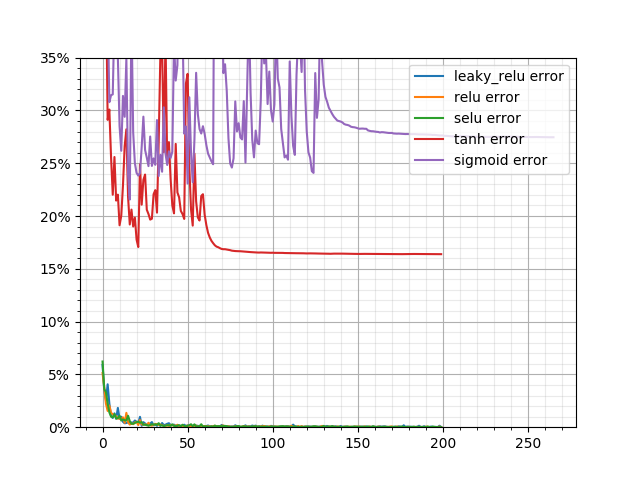
#> input picture Tensorflow/tutoriel5/images/Figure_all.png, 640 x 480 px; its folder holds only this picture in this run
$ python ishihara.py
#> lines starting #> are read from the running program, lines starting #| are printed output that depends on the picture; after the words box and inside, x2 and y2 are one past the last pixel; in counts of white or black regions, pixels touching at a corner belong together
import numpy as np
from matplotlib import pyplot as plt
from sklearn.cluster import KMeans
import cv2
import glob

k=2
ESPACE="HSV"
CH=[0, 2]
size=200

for image in glob.glob('.\images\*.png'):
    print("Image:", image)

    # Lecture et affichage de l'image
    img=cv2.imread(image)
#> img is the input picture: shape (480, 640, 3); mean B, G, R 243.7, 242, 244.9
    img=cv2.resize(img, (size, size))
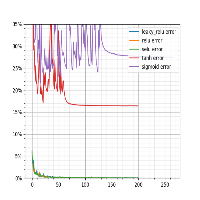
#> img: shape (200, 200, 3); mean B, G, R 244.1, 242.5, 245.4
    cv2.imshow("image", img)

    # Changement d'espace colorimétrique
    img=cv2.cvtColor(img, eval("cv2.COLOR_BGR2"+ESPACE))
#> img: shape (200, 200, 3); mean H, S, V 6.1, 5.8, 246.6
    X=img[:, :, CH].reshape(img.shape[0]*img.shape[1], len(CH))
#> X = 40000 pairs, first value 0 to 179, second value 19 to 255

    # Graph 2D des couches A et B
    if len(CH)==2:
        plt.scatter(X[:,0], X[:,1], s=3)#, marker='+')
        plt.show()
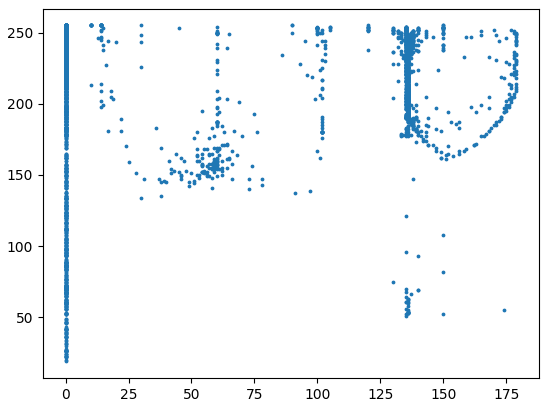
#> figure drawn by matplotlib, 1 panel

    # Algorithme K moyennes
    kmeans=KMeans(n_clusters=k)
    #kmeans.fit(X)
    pred=kmeans.fit_predict(X)

    # Graph 2D des couches A et B après utilisation de l'algorithme K moyennes
    if len(CH)==2:
        plt.scatter(X[:,0], X[:,1], c=pred, s=3) #10, marker='+')
        plt.scatter(kmeans.cluster_centers_[:, 0], kmeans.cluster_centers_[:, 1], s=50, c='red')
        plt.show()
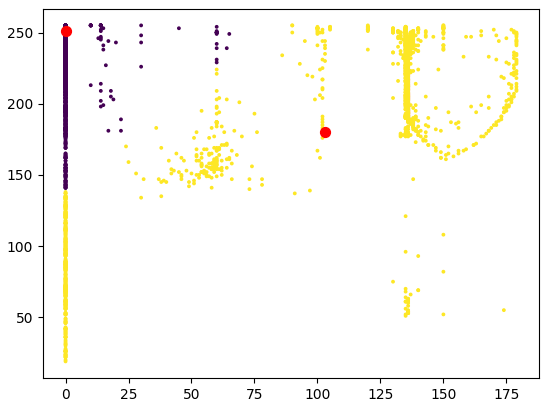
#> figure drawn by matplotlib, 1 panel

    # Affichage du résultat
    pred=pred.reshape(img.shape[0], img.shape[1])
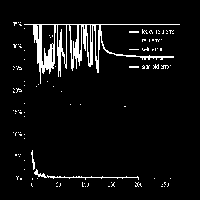
#> pred: shape (200, 200) int32; values 0 (black) and 1 (white), 5.9% white; 109 white regions (104 under 20 px), largest, box (x1, y1, x2, y2) and area: (24, 24, 180, 84) 1754, (34, 169, 139, 180) 163, (31, 150, 35, 170) 34, (129, 31, 139, 33) 20, (129, 66, 139, 68) 20
    pred=pred/(k-1)
    cv2.imshow("kmeans", pred)

    if cv2.waitKey()&0xFF==ord('q'):
#> (key q is pressed here)
        break

$ run again, on Tensorflow/tutoriel5/images/Figure_relu.png
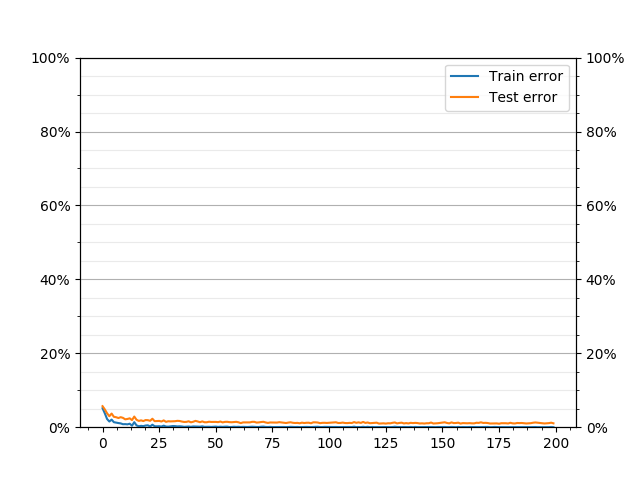
#> input picture Tensorflow/tutoriel5/images/Figure_relu.png, 640 x 480 px
#> img is the input picture: shape (480, 640, 3); mean B, G, R 249.2, 249.4, 249.7
#> `img=cv2.resize(img, (size, size))`:
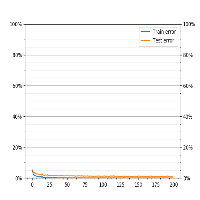
#> img: shape (200, 200, 3); mean B, G, R 249.4, 249.7, 249.9
#> X = 40000 pairs, first value 0 to 105, second value 10 to 255
#> `pred=pred.reshape(img.shape[0], img.shape[1])`:
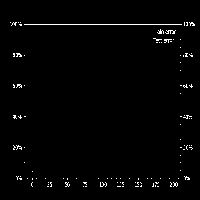
#> pred: shape (200, 200) int32; values 0 (black) and 1 (white), 1.5% white in thin lines or dots, all inside (x1, y1, x2, y2) = (10, 22, 195, 187)

$ run again, on Tensorflow/tutoriel5/images/Figure_sigmoid.png
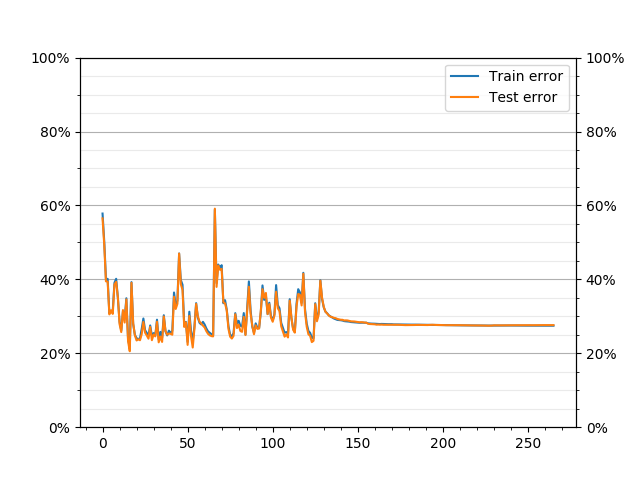
#> input picture Tensorflow/tutoriel5/images/Figure_sigmoid.png, 640 x 480 px
#> img is the input picture: shape (480, 640, 3); mean B, G, R 246.8, 248.1, 249.6
#> `img=cv2.resize(img, (size, size))`:
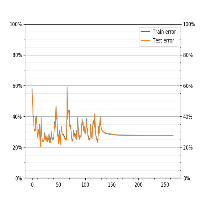
#> img: shape (200, 200, 3); mean B, G, R 247.1, 248.4, 249.9
#> X = 40000 pairs, first value 0 to 150, second value 10 to 255
#> `pred=pred.reshape(img.shape[0], img.shape[1])`:
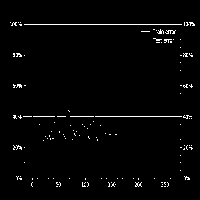
#> pred: shape (200, 200) int32; values 0 (black) and 1 (white), 2% white in thin lines or dots, all inside (x1, y1, x2, y2) = (10, 22, 195, 187)
